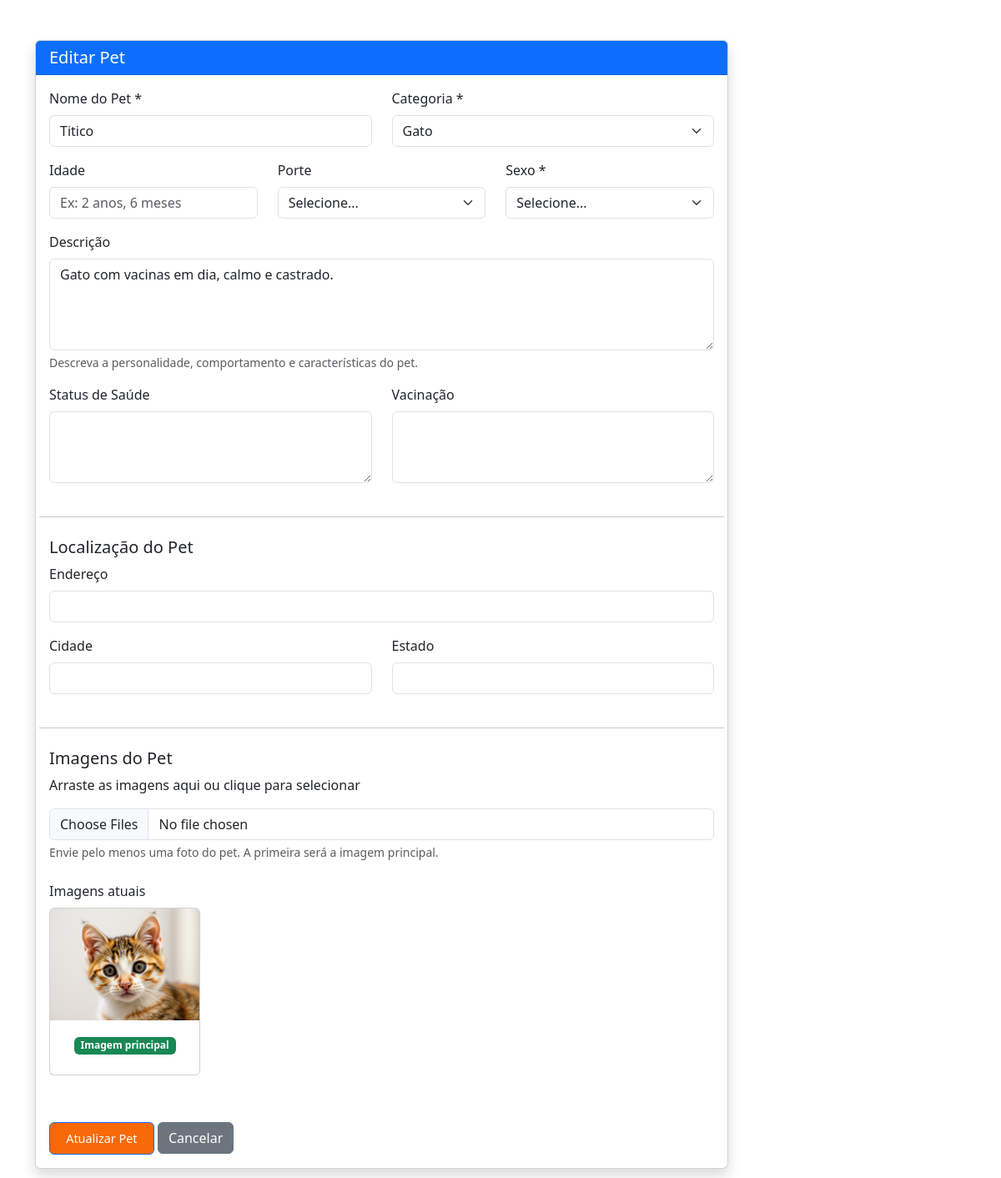
The app's page /usuario/cadastrar-pet.php?id=1 (signed in) with its own data.
### tables this page shows
CREATE TABLE `pets` (
  `id` int(11) NOT NULL,
  `nome` varchar(100) NOT NULL,
  `categoria_id` int(11) NOT NULL,
  `idade` varchar(50) DEFAULT NULL,
  `porte` varchar(50) DEFAULT NULL,
  `sexo` enum('Macho','Fêmea') NOT NULL,
  `descricao` text DEFAULT NULL,
  `status_saude` text DEFAULT NULL,
  `vacinacao` text DEFAULT NULL,
  `endereco` varchar(255) DEFAULT NULL,
  `cidade` varchar(100) DEFAULT NULL,
  `estado` varchar(50) DEFAULT NULL,
  `status` enum('Disponível','Adotado','Cancelado') DEFAULT 'Disponível',
  `usuario_id` int(11) NOT NULL,
  `data_cadastro` timestamp NULL DEFAULT current_timestamp()
);

CREATE TABLE `categorias` (
  `id` int(11) NOT NULL,
  `nome` varchar(50) NOT NULL,
  `icone` varchar(100) DEFAULT NULL
);

CREATE TABLE `imagens_pets` (
  `id` int(11) NOT NULL,
  `pet_id` int(11) NOT NULL,
  `arquivo` varchar(255) NOT NULL,
  `imagem_principal` tinyint(1) DEFAULT 0
);

### usuario/cadastrar-pet.php (the view, shortened to what this page needs)
<?php
$conn = getConnection();
$user_id = $_SESSION['user_id'];
$pet_id = isset($_GET['id']) ? intval($_GET['id']) : 0;
$editing = ($pet_id > 0);
$catStmt = $conn->prepare("SELECT * FROM categorias ORDER BY nome");
$catStmt->execute();
$categorias = $catStmt->fetchAll(PDO::FETCH_ASSOC);
if ($editing) {
    $petStmt = $conn->prepare("
        SELECT * FROM pets WHERE id = :pet_id AND usuario_id = :user_id
    ");
    $petStmt->bindParam(':pet_id', $pet_id);
    $petStmt->bindParam(':user_id', $user_id);
    $petStmt->execute();
    $pet = $petStmt->fetch(PDO::FETCH_ASSOC);
    $imgStmt = $conn->prepare("SELECT * FROM imagens_pets WHERE pet_id = :pet_id");
    $imgStmt->bindParam(':pet_id', $pet_id);
    $imgStmt->execute();
    $imagens = $imgStmt->fetchAll(PDO::FETCH_ASSOC);
}
?>
<!DOCTYPE html>
<html lang="pt-BR">
<head>
    <link href="https://cdn.jsdelivr.net/npm/bootstrap@5.3.0/dist/css/bootstrap.min.css" rel="stylesheet">
    <link href="https://cdnjs.cloudflare.com/ajax/libs/dropzone/5.9.3/min/dropzone.min.css" rel="stylesheet">
    <link rel="stylesheet" href="../assets/css/style.css">
</head>
<body>
    <div class="container py-5">
        <div class="row">
            <div class="col-lg-9">
                <div class="card shadow">
                    <div class="card-header bg-primary text-white">
                        <h5 class="m-0"><?= $editing ? 'Editar' : 'Cadastrar novo' ?> Pet</h5>
                    </div>
                    <div class="card-body">
                        <form method="post" enctype="multipart/form-data">
                            <div class="row">
                                <div class="col-md-6 mb-3">
                                    <label for="nome" class="form-label">Nome do Pet *</label>
                                    <input type="text" class="form-control" id="nome" name="nome" required
                                        value="<?= $editing ? htmlspecialchars($pet['nome']) : '' ?>">
                                </div>
                                <div class="col-md-6 mb-3">
                                    <label for="categoria_id" class="form-label">Categoria *</label>
                                    <select class="form-select" id="categoria_id" name="categoria_id" required>
                                        <?php foreach ($categorias as $categoria): ?>
                                            <option value="<?= $categoria['id'] ?>" <?= $editing && $pet['categoria_id'] == $categoria['id'] ? 'selected' : '' ?>>
                                                <?= htmlspecialchars($categoria['nome']) ?>
                                            </option>
                                        <?php endforeach; ?>
                                    </select>
                                </div>
                                <div class="col-md-4 mb-3">
                                    <label for="idade" class="form-label">Idade</label>
                                    <input type="text" class="form-control" id="idade" name="idade"
                                        value="<?= $editing ? htmlspecialchars($pet['idade']) : '' ?>"
                                        placeholder="Ex: 2 anos, 6 meses">
                                </div>
                                <div class="col-md-4 mb-3">
                                    <label for="porte" class="form-label">Porte</label>
                                    <select class="form-select" id="porte" name="porte">
                                        <option value="">Selecione...</option>
                                    </select>
                                </div>
                                <div class="col-md-4 mb-3">
                                    <label for="sexo" class="form-label">Sexo *</label>
                                    <select class="form-select" id="sexo" name="sexo" required>
                                        <option value="">Selecione...</option>
                                    </select>
                                </div>
                                <div class="col-md-12 mb-3">
                                    <label for="descricao" class="form-label">Descrição</label>
                                    <textarea class="form-control" id="descricao" name="descricao" rows="4"><?= $editing ? htmlspecialchars($pet['descricao']) : '' ?></textarea>
                                    <div class="form-text">Descreva a personalidade, comportamento e características do pet.</div>
                                </div>
                                <div class="col-md-6 mb-3">
                                    <label for="status_saude" class="form-label">Status de Saúde</label>
                                    <textarea class="form-control" id="status_saude" name="status_saude" rows="3"><?= $editing ? htmlspecialchars($pet['status_saude']) : '' ?></textarea>
                                </div>
                                <div class="col-md-6 mb-3">
                                    <label for="vacinacao" class="form-label">Vacinação</label>
                                    <textarea class="form-control" id="vacinacao" name="vacinacao" rows="3"><?= $editing ? htmlspecialchars($pet['vacinacao']) : '' ?></textarea>
                                </div>
                                <hr class="my-4">
                                <h5>Localização do Pet</h5>
                                <div class="col-md-12 mb-3">
                                    <label for="endereco" class="form-label">Endereço</label>
                                    <input type="text" class="form-control" id="endereco" name="endereco"
                                        value="<?= $editing ? htmlspecialchars($pet['endereco']) : '' ?>">
                                </div>
                                <div class="col-md-6 mb-3">
                                    <label for="cidade" class="form-label">Cidade</label>
                                    <input type="text" class="form-control" id="cidade" name="cidade"
                                        value="<?= $editing ? htmlspecialchars($pet['cidade']) : '' ?>">
                                </div>
                                <div class="col-md-6 mb-3">
                                    <label for="estado" class="form-label">Estado</label>
                                    <input type="text" class="form-control" id="estado" name="estado"
                                        value="<?= $editing ? htmlspecialchars($pet['estado']) : '' ?>">
                                </div>
                                <hr class="my-4">
                                <h5>Imagens do Pet</h5>
                                <div class="col-12 mb-4">
                                    <div class="dropzone-container">
                                        <p>Arraste as imagens aqui ou clique para selecionar</p>
                                        <input type="file" class="form-control" id="imagens" name="imagens[]" multiple
                                               accept="image/jpeg, image/png, image/jpg">
                                    </div>
                                    <div class="form-text">Envie pelo menos uma foto do pet. A primeira será a imagem principal.</div>
                                </div>
                                <?php if ($editing && count($imagens) > 0): ?>
                                <div class="col-12 mb-4">
                                    <label class="form-label">Imagens atuais</label>
                                    <div class="row">
                                        <?php foreach ($imagens as $img): ?>
                                        <div class="col-md-3 mb-3">
                                            <div class="card">
                                                <img src="<?= UPLOAD_URL . htmlspecialchars($img['arquivo']) ?>"
                                                     class="card-img-top" alt="Imagem do pet">
                                                <div class="card-body text-center">
                                                    <?php if ($img['imagem_principal']): ?>
                                                    <span class="badge bg-success mb-2">Imagem principal</span>
                                                    <?php endif; ?>
                                                </div>
                                            </div>
                                        </div>
                                        <?php endforeach; ?>
                                    </div>
                                </div>
                                <?php endif; ?>
                                <div class="col-12 mt-3">
                                    <button type="submit" class="btn btn-primary">
                                        <?= $editing ? 'Atualizar' : 'Cadastrar' ?> Pet
                                    </button>
                                    <a href="meus-pets.php" class="btn btn-secondary">Cancelar</a>
                                </div>
                            </div>
                        </form>
                    </div>
                </div>
            </div>
        </div>
    </div>
</body>
</html>

### assets/css/style.css (style rules this page uses)
:root { --primary-color: #f8690a; --secondary-color: #315f85; --background-color: #f9f4eb; --text-color: #333333; --light-color: #ffffff; --border-radius-sm: 0.25rem; --border-radius-md: 0.5rem; --border-radius-lg: 1rem; --box-shadow: 0 0.5rem 1rem rgba(0, 0, 0, 0.1); --transition: all 0.3s ease; }
.btn-primary { background-color: var(--primary-color); color: white; font-size: 0.9rem; padding: 0.5rem 1.2rem; }

### records on screen
pets: nome "Titico", categoria_id "Gato", descricao "Gato com vacinas em dia, calmo e castrado."
imagens_pets: arquivo (picture), imagem_principal "Imagem principal"
